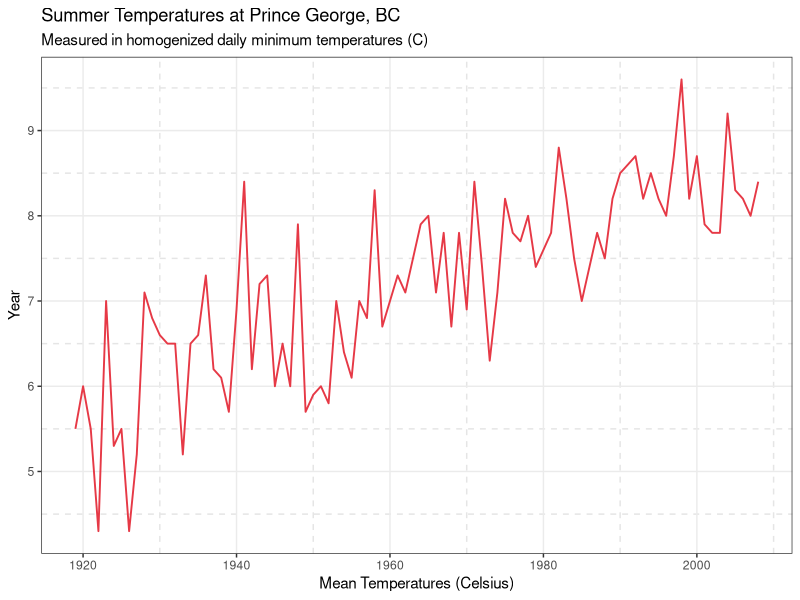
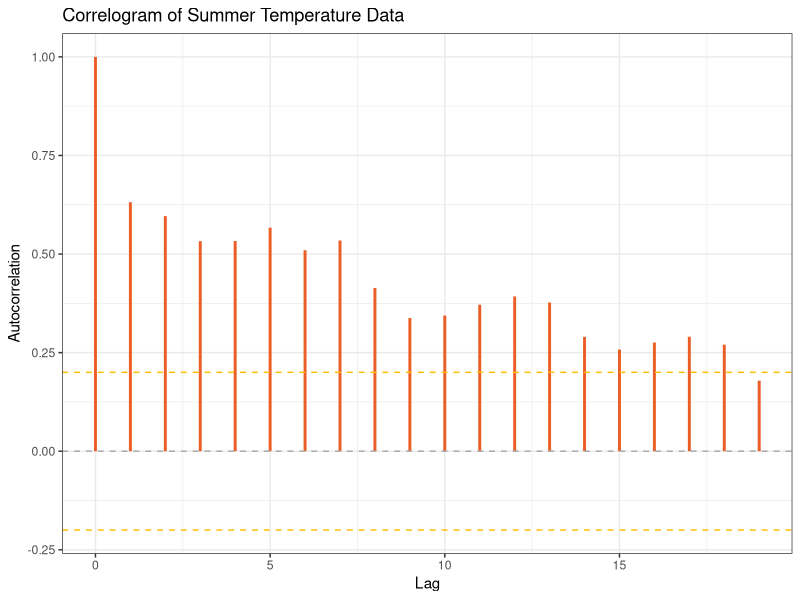

Reproduce these figures in R, in order.
## ---- chunk 1
knitr::opts_chunk$set(echo = TRUE)
library(zoo)
library(tseries)
library(ggplot2)
## ---- chunk 2
df1 = read.csv("dataTempPG.csv")
## ---- chunk 3
summer_data = df1$Summer

# the data are yearly starting in 1919
summer_series = ts(data = summer_data,
                   start = c(1919),
                   frequency = 1)
## ---- chunk 4
p1data = fortify.zoo(summer_series)
p1 <- ggplot(p1data, aes(x = Index, y = summer_series)) +
  geom_line(color = "#E63946", linewidth = 0.65) +
  labs(
    title = "Summer Temperatures at Prince George, BC",
    subtitle = "Measured in homogenized daily minimum temperatures (C)",
    x = "Mean Temperatures (Celsius)",
    y = "Year"
  ) + theme_bw() +
  theme(panel.grid.minor = element_line(
    color = "grey90",
    linetype = "dashed",
    linewidth = 0.5
  ))
print(p1)
## ---- chunk 5

p2data = data.frame(
  h = 0:19,
  rh = acf(summer_series, plot = FALSE)$acf
)

p2 <- ggplot(p2data, aes(x = h, y = rh)) +
  geom_segment(aes(xend = h, yend = 0),
               color = "#eb5e28",
               linewidth = 1) +
  # geom_point(
  #   col = "#f6bd60",
  #   fill = "#f7ede2",
  #   stroke = 1,
  #   size = 3,
  #   shape = 21
  # ) +
  geom_hline(yintercept = 0.2, linetype = "dashed", col = "#ffbd00")+
  geom_hline(yintercept = -0.2, linetype = "dashed", col = "#ffbd00")+
  ylim(-0.2, 1)+
  geom_hline(yintercept = 0,
             linetype = "dashed",
             color = "darkgray") +
  labs(x = "Lag", y = "Autocorrelation", 
       title = "Correlogram of Summer Temperature Data") +
  theme_bw()
print(p2)
